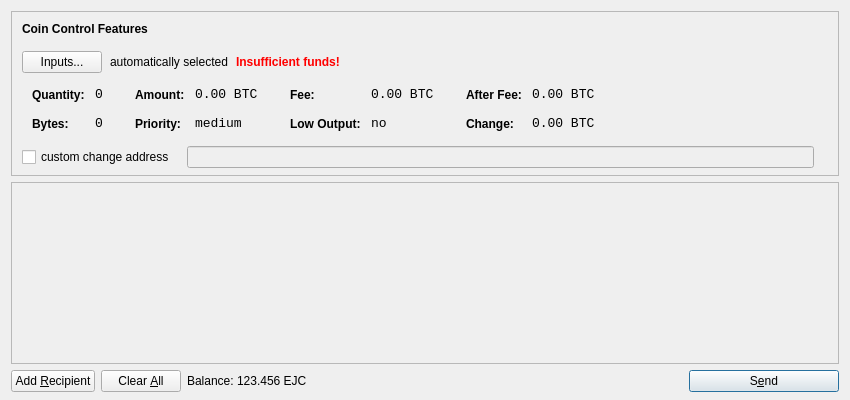
<?xml version="1.0" encoding="UTF-8"?>
<ui version="4.0">
 <class>SendCoinsDialog</class>
 <widget class="QDialog" name="SendCoinsDialog">
  <property name="geometry">
   <rect>
    <x>0</x>
    <y>0</y>
    <width>850</width>
    <height>400</height>
   </rect>
  </property>
  <property name="windowTitle">
   <string>Send Coins</string>
  </property>
  <layout class="QVBoxLayout" name="verticalLayout" stretch="0,1,0">
   <property name="bottomMargin">
    <number>8</number>
   </property>
   <item>
    <widget class="QFrame" name="frameCoinControl">
     <property name="sizePolicy">
      <sizepolicy hsizetype="Expanding" vsizetype="Expanding">
       <horstretch>0</horstretch>
       <verstretch>0</verstretch>
      </sizepolicy>
     </property>
     <property name="maximumSize">
      <size>
       <width>16777215</width>
       <height>16777215</height>
      </size>
     </property>
     <property name="frameShape">
      <enum>QFrame::StyledPanel</enum>
     </property>
     <property name="frameShadow">
      <enum>QFrame::Sunken</enum>
     </property>
     <layout class="QVBoxLayout" name="verticalLayoutCoinControl2">
      <property name="spacing">
       <number>-1</number>
      </property>
      <property name="leftMargin">
       <number>0</number>
      </property>
      <property name="topMargin">
       <number>0</number>
      </property>
      <property name="rightMargin">
       <number>0</number>
      </property>
      <property name="bottomMargin">
       <number>6</number>
      </property>
      <item>
       <layout class="QVBoxLayout" name="verticalLayoutCoinControl" stretch="0,0,0,0,1">
        <property name="spacing">
         <number>0</number>
        </property>
        <property name="leftMargin">
         <number>10</number>
        </property>
        <property name="topMargin">
         <number>10</number>
        </property>
        <item>
         <layout class="QHBoxLayout" name="horizontalLayoutCoinControl1">
          <property name="bottomMargin">
           <number>15</number>
          </property>
          <item>
           <widget class="QLabel" name="labelCoinControlFeatures">
            <property name="sizePolicy">
             <sizepolicy hsizetype="Preferred" vsizetype="Maximum">
              <horstretch>0</horstretch>
              <verstretch>0</verstretch>
             </sizepolicy>
            </property>
            <property name="font">
             <font>
              <weight>75</weight>
              <bold>true</bold>
             </font>
            </property>
            <property name="styleSheet">
             <string notr="true">font-weight:bold;</string>
            </property>
            <property name="text">
             <string>Coin Control Features</string>
            </property>
           </widget>
          </item>
         </layout>
        </item>
        <item>
         <layout class="QHBoxLayout" name="horizontalLayoutCoinControl2" stretch="0,0,0,0">
          <property name="spacing">
           <number>8</number>
          </property>
          <property name="bottomMargin">
           <number>10</number>
          </property>
          <item>
           <widget class="QPushButton" name="pushButtonCoinControl">
            <property name="styleSheet">
             <string notr="true"/>
            </property>
            <property name="text">
             <string>Inputs...</string>
            </property>
           </widget>
          </item>
          <item>
           <widget class="QLabel" name="labelCoinControlAutomaticallySelected">
            <property name="text">
             <string>automatically selected</string>
            </property>
            <property name="margin">
             <number>5</number>
            </property>
           </widget>
          </item>
          <item>
           <widget class="QLabel" name="labelCoinControlInsuffFunds">
            <property name="font">
             <font>
              <weight>75</weight>
              <bold>true</bold>
             </font>
            </property>
            <property name="styleSheet">
             <string notr="true">color:red;font-weight:bold;</string>
            </property>
            <property name="text">
             <string>Insufficient funds!</string>
            </property>
            <property name="margin">
             <number>5</number>
            </property>
           </widget>
          </item>
          <item>
           <spacer name="horizontalSpacerCoinControl">
            <property name="orientation">
             <enum>Qt::Horizontal</enum>
            </property>
            <property name="sizeHint" stdset="0">
             <size>
              <width>40</width>
              <height>1</height>
             </size>
            </property>
           </spacer>
          </item>
         </layout>
        </item>
        <item>
         <widget class="QWidget" name="widgetCoinControl" native="true">
          <property name="sizePolicy">
           <sizepolicy hsizetype="Preferred" vsizetype="Preferred">
            <horstretch>0</horstretch>
            <verstretch>0</verstretch>
           </sizepolicy>
          </property>
          <property name="minimumSize">
           <size>
            <width>0</width>
            <height>0</height>
           </size>
          </property>
          <property name="styleSheet">
           <string notr="true"/>
          </property>
          <layout class="QHBoxLayout" name="horizontalLayoutCoinControl5">
           <property name="margin">
            <number>0</number>
           </property>
           <item>
            <layout class="QHBoxLayout" name="horizontalLayoutCoinControl3" stretch="0,0,0,1">
             <property name="spacing">
              <number>20</number>
             </property>
             <property name="topMargin">
              <number>0</number>
             </property>
             <property name="bottomMargin">
              <number>10</number>
             </property>
             <item>
              <layout class="QFormLayout" name="formLayoutCoinControl1">
               <property name="horizontalSpacing">
                <number>10</number>
               </property>
               <property name="verticalSpacing">
                <number>14</number>
               </property>
               <property name="leftMargin">
                <number>10</number>
               </property>
               <property name="topMargin">
                <number>4</number>
               </property>
               <property name="rightMargin">
                <number>6</number>
               </property>
               <item row="0" column="0">
                <widget class="QLabel" name="labelCoinControlQuantityText">
                 <property name="styleSheet">
                  <string notr="true">font-weight:bold;</string>
                 </property>
                 <property name="text">
                  <string>Quantity:</string>
                 </property>
                 <property name="margin">
                  <number>0</number>
                 </property>
                </widget>
               </item>
               <item row="0" column="1">
                <widget class="QLabel" name="labelCoinControlQuantity">
                 <property name="font">
                  <font>
                   <family>Monospace</family>
                   <pointsize>10</pointsize>
                  </font>
                 </property>
                 <property name="cursor">
                  <cursorShape>IBeamCursor</cursorShape>
                 </property>
                 <property name="contextMenuPolicy">
                  <enum>Qt::ActionsContextMenu</enum>
                 </property>
                 <property name="text">
                  <string notr="true">0</string>
                 </property>
                 <property name="margin">
                  <number>0</number>
                 </property>
                 <property name="textInteractionFlags">
                  <set>Qt::LinksAccessibleByMouse|Qt::TextSelectableByKeyboard|Qt::TextSelectableByMouse</set>
                 </property>
                </widget>
               </item>
               <item row="1" column="0">
                <widget class="QLabel" name="labelCoinControlBytesText">
                 <property name="styleSheet">
                  <string notr="true">font-weight:bold;</string>
                 </property>
                 <property name="text">
                  <string>Bytes:</string>
                 </property>
                </widget>
               </item>
               <item row="1" column="1">
                <widget class="QLabel" name="labelCoinControlBytes">
                 <property name="font">
                  <font>
                   <family>Monospace</family>
                   <pointsize>10</pointsize>
                  </font>
                 </property>
                 <property name="cursor">
                  <cursorShape>IBeamCursor</cursorShape>
                 </property>
                 <property name="contextMenuPolicy">
                  <enum>Qt::ActionsContextMenu</enum>
                 </property>
                 <property name="text">
                  <string notr="true">0</string>
                 </property>
                 <property name="textInteractionFlags">
                  <set>Qt::LinksAccessibleByMouse|Qt::TextSelectableByKeyboard|Qt::TextSelectableByMouse</set>
                 </property>
                </widget>
               </item>
              </layout>
             </item>
             <item>
              <layout class="QFormLayout" name="formLayoutCoinControl2">
               <property name="horizontalSpacing">
                <number>10</number>
               </property>
               <property name="verticalSpacing">
                <number>14</number>
               </property>
               <property name="leftMargin">
                <number>6</number>
               </property>
               <property name="topMargin">
                <number>4</number>
               </property>
               <property name="rightMargin">
                <number>6</number>
               </property>
               <item row="0" column="0">
                <widget class="QLabel" name="labelCoinControlAmountText">
                 <property name="styleSheet">
                  <string notr="true">font-weight:bold;</string>
                 </property>
                 <property name="text">
                  <string>Amount:</string>
                 </property>
                 <property name="margin">
                  <number>0</number>
                 </property>
                </widget>
               </item>
               <item row="0" column="1">
                <widget class="QLabel" name="labelCoinControlAmount">
                 <property name="font">
                  <font>
                   <family>Monospace</family>
                   <pointsize>10</pointsize>
                  </font>
                 </property>
                 <property name="cursor">
                  <cursorShape>IBeamCursor</cursorShape>
                 </property>
                 <property name="contextMenuPolicy">
                  <enum>Qt::ActionsContextMenu</enum>
                 </property>
                 <property name="text">
                  <string notr="true">0.00 BTC</string>
                 </property>
                 <property name="textInteractionFlags">
                  <set>Qt::LinksAccessibleByMouse|Qt::TextSelectableByKeyboard|Qt::TextSelectableByMouse</set>
                 </property>
                </widget>
               </item>
               <item row="1" column="0">
                <widget class="QLabel" name="labelCoinControlPriorityText">
                 <property name="styleSheet">
                  <string notr="true">font-weight:bold;</string>
                 </property>
                 <property name="text">
                  <string>Priority:</string>
                 </property>
                </widget>
               </item>
               <item row="1" column="1">
                <widget class="QLabel" name="labelCoinControlPriority">
                 <property name="font">
                  <font>
                   <family>Monospace</family>
                   <pointsize>10</pointsize>
                  </font>
                 </property>
                 <property name="cursor">
                  <cursorShape>IBeamCursor</cursorShape>
                 </property>
                 <property name="contextMenuPolicy">
                  <enum>Qt::ActionsContextMenu</enum>
                 </property>
                 <property name="text">
                  <string>medium</string>
                 </property>
                 <property name="textInteractionFlags">
                  <set>Qt::LinksAccessibleByMouse|Qt::TextSelectableByKeyboard|Qt::TextSelectableByMouse</set>
                 </property>
                </widget>
               </item>
              </layout>
             </item>
             <item>
              <layout class="QFormLayout" name="formLayoutCoinControl3">
               <property name="horizontalSpacing">
                <number>10</number>
               </property>
               <property name="verticalSpacing">
                <number>14</number>
               </property>
               <property name="leftMargin">
                <number>6</number>
               </property>
               <property name="topMargin">
                <number>4</number>
               </property>
               <property name="rightMargin">
                <number>6</number>
               </property>
               <item row="0" column="0">
                <widget class="QLabel" name="labelCoinControlFeeText">
                 <property name="styleSheet">
                  <string notr="true">font-weight:bold;</string>
                 </property>
                 <property name="text">
                  <string>Fee:</string>
                 </property>
                 <property name="margin">
                  <number>0</number>
                 </property>
                </widget>
               </item>
               <item row="0" column="1">
                <widget class="QLabel" name="labelCoinControlFee">
                 <property name="font">
                  <font>
                   <family>Monospace</family>
                   <pointsize>10</pointsize>
                  </font>
                 </property>
                 <property name="cursor">
                  <cursorShape>IBeamCursor</cursorShape>
                 </property>
                 <property name="contextMenuPolicy">
                  <enum>Qt::ActionsContextMenu</enum>
                 </property>
                 <property name="text">
                  <string notr="true">0.00 BTC</string>
                 </property>
                 <property name="textInteractionFlags">
                  <set>Qt::LinksAccessibleByMouse|Qt::TextSelectableByKeyboard|Qt::TextSelectableByMouse</set>
                 </property>
                </widget>
               </item>
               <item row="1" column="0">
                <widget class="QLabel" name="labelCoinControlLowOutputText">
                 <property name="styleSheet">
                  <string notr="true">font-weight:bold;</string>
                 </property>
                 <property name="text">
                  <string>Low Output:</string>
                 </property>
                </widget>
               </item>
               <item row="1" column="1">
                <widget class="QLabel" name="labelCoinControlLowOutput">
                 <property name="font">
                  <font>
                   <family>Monospace</family>
                   <pointsize>10</pointsize>
                  </font>
                 </property>
                 <property name="cursor">
                  <cursorShape>IBeamCursor</cursorShape>
                 </property>
                 <property name="contextMenuPolicy">
                  <enum>Qt::ActionsContextMenu</enum>
                 </property>
                 <property name="text">
                  <string>no</string>
                 </property>
                 <property name="textInteractionFlags">
                  <set>Qt::LinksAccessibleByMouse|Qt::TextSelectableByKeyboard|Qt::TextSelectableByMouse</set>
                 </property>
                </widget>
               </item>
              </layout>
             </item>
             <item>
              <layout class="QFormLayout" name="formLayoutCoinControl4">
               <property name="horizontalSpacing">
                <number>10</number>
               </property>
               <property name="verticalSpacing">
                <number>14</number>
               </property>
               <property name="leftMargin">
                <number>6</number>
               </property>
               <property name="topMargin">
                <number>4</number>
               </property>
               <property name="rightMargin">
                <number>6</number>
               </property>
               <item row="0" column="0">
                <widget class="QLabel" name="labelCoinControlAfterFeeText">
                 <property name="styleSheet">
                  <string notr="true">font-weight:bold;</string>
                 </property>
                 <property name="text">
                  <string>After Fee:</string>
                 </property>
                 <property name="margin">
                  <number>0</number>
                 </property>
                </widget>
               </item>
               <item row="0" column="1">
                <widget class="QLabel" name="labelCoinControlAfterFee">
                 <property name="font">
                  <font>
                   <family>Monospace</family>
                   <pointsize>10</pointsize>
                  </font>
                 </property>
                 <property name="cursor">
                  <cursorShape>IBeamCursor</cursorShape>
                 </property>
                 <property name="contextMenuPolicy">
                  <enum>Qt::ActionsContextMenu</enum>
                 </property>
                 <property name="text">
                  <string notr="true">0.00 BTC</string>
                 </property>
                 <property name="textInteractionFlags">
                  <set>Qt::LinksAccessibleByMouse|Qt::TextSelectableByKeyboard|Qt::TextSelectableByMouse</set>
                 </property>
                </widget>
               </item>
               <item row="1" column="0">
                <widget class="QLabel" name="labelCoinControlChangeText">
                 <property name="styleSheet">
                  <string notr="true">font-weight:bold;</string>
                 </property>
                 <property name="text">
                  <string>Change:</string>
                 </property>
                </widget>
               </item>
               <item row="1" column="1">
                <widget class="QLabel" name="labelCoinControlChange">
                 <property name="font">
                  <font>
                   <family>Monospace</family>
                   <pointsize>10</pointsize>
                  </font>
                 </property>
                 <property name="cursor">
                  <cursorShape>IBeamCursor</cursorShape>
                 </property>
                 <property name="contextMenuPolicy">
                  <enum>Qt::ActionsContextMenu</enum>
                 </property>
                 <property name="text">
                  <string notr="true">0.00 BTC</string>
                 </property>
                 <property name="textInteractionFlags">
                  <set>Qt::LinksAccessibleByMouse|Qt::TextSelectableByKeyboard|Qt::TextSelectableByMouse</set>
                 </property>
                </widget>
               </item>
              </layout>
             </item>
            </layout>
           </item>
          </layout>
         </widget>
        </item>
        <item>
         <layout class="QHBoxLayout" name="horizontalLayoutCoinControl4" stretch="0,0,0">
          <property name="spacing">
           <number>12</number>
          </property>
          <property name="sizeConstraint">
           <enum>QLayout::SetDefaultConstraint</enum>
          </property>
          <property name="topMargin">
           <number>5</number>
          </property>
          <property name="rightMargin">
           <number>5</number>
          </property>
          <item>
           <widget class="QCheckBox" name="checkBoxCoinControlChange">
            <property name="text">
             <string>custom change address</string>
            </property>
           </widget>
          </item>
          <item>
           <widget class="QLineEdit" name="lineEditCoinControlChange">
            <property name="enabled">
             <bool>false</bool>
            </property>
            <property name="sizePolicy">
             <sizepolicy hsizetype="Expanding" vsizetype="Fixed">
              <horstretch>0</horstretch>
              <verstretch>0</verstretch>
             </sizepolicy>
            </property>
           </widget>
          </item>
          <item>
           <widget class="QLabel" name="labelCoinControlChangeLabel">
            <property name="sizePolicy">
             <sizepolicy hsizetype="Preferred" vsizetype="Expanding">
              <horstretch>0</horstretch>
              <verstretch>0</verstretch>
             </sizepolicy>
            </property>
            <property name="minimumSize">
             <size>
              <width>0</width>
              <height>0</height>
             </size>
            </property>
            <property name="text">
             <string/>
            </property>
            <property name="margin">
             <number>3</number>
            </property>
           </widget>
          </item>
         </layout>
        </item>
        <item>
         <spacer name="verticalSpacerCoinControl">
          <property name="orientation">
           <enum>Qt::Vertical</enum>
          </property>
          <property name="sizeHint" stdset="0">
           <size>
            <width>800</width>
            <height>1</height>
           </size>
          </property>
         </spacer>
        </item>
       </layout>
      </item>
     </layout>
    </widget>
   </item>
   <item>
    <widget class="QScrollArea" name="scrollArea">
     <property name="widgetResizable">
      <bool>true</bool>
     </property>
     <widget class="QWidget" name="scrollAreaWidgetContents">
      <property name="geometry">
       <rect>
        <x>0</x>
        <y>0</y>
        <width>830</width>
        <height>165</height>
       </rect>
      </property>
      <layout class="QVBoxLayout" name="verticalLayout_2">
       <property name="margin">
        <number>0</number>
       </property>
       <item>
        <layout class="QVBoxLayout" name="entries">
         <property name="spacing">
          <number>6</number>
         </property>
        </layout>
       </item>
       <item>
        <spacer name="verticalSpacer">
         <property name="orientation">
          <enum>Qt::Vertical</enum>
         </property>
         <property name="sizeHint" stdset="0">
          <size>
           <width>20</width>
           <height>40</height>
          </size>
         </property>
        </spacer>
       </item>
      </layout>
     </widget>
    </widget>
   </item>
   <item>
    <layout class="QHBoxLayout" name="horizontalLayout">
     <item>
      <widget class="QPushButton" name="addButton">
       <property name="toolTip">
        <string>Send to multiple recipients at once</string>
       </property>
       <property name="text">
        <string>Add &amp;Recipient</string>
       </property>
       <property name="icon">
        <iconset resource="../bitcoin.qrc">
         <normaloff>:/icons/add</normaloff>:/icons/add</iconset>
       </property>
       <property name="autoDefault">
        <bool>false</bool>
       </property>
      </widget>
     </item>
     <item>
      <widget class="QPushButton" name="clearButton">
       <property name="sizePolicy">
        <sizepolicy hsizetype="Minimum" vsizetype="Fixed">
         <horstretch>0</horstretch>
         <verstretch>0</verstretch>
        </sizepolicy>
       </property>
       <property name="toolTip">
        <string>Remove all transaction fields</string>
       </property>
       <property name="text">
        <string>Clear &amp;All</string>
       </property>
       <property name="icon">
        <iconset resource="../bitcoin.qrc">
         <normaloff>:/icons/remove</normaloff>:/icons/remove</iconset>
       </property>
       <property name="autoRepeatDelay">
        <number>300</number>
       </property>
       <property name="autoDefault">
        <bool>false</bool>
       </property>
      </widget>
     </item>
     <item>
      <layout class="QHBoxLayout" name="horizontalLayout_2">
       <property name="spacing">
        <number>3</number>
       </property>
       <item>
        <widget class="QLabel" name="label">
         <property name="text">
          <string>Balance:</string>
         </property>
        </widget>
       </item>
       <item>
        <widget class="QLabel" name="labelBalance">
         <property name="cursor">
          <cursorShape>IBeamCursor</cursorShape>
         </property>
         <property name="text">
          <string>123.456 EJC</string>
         </property>
         <property name="textInteractionFlags">
          <set>Qt::LinksAccessibleByMouse|Qt::TextSelectableByKeyboard|Qt::TextSelectableByMouse</set>
         </property>
        </widget>
       </item>
      </layout>
     </item>
     <item>
      <spacer name="horizontalSpacer">
       <property name="orientation">
        <enum>Qt::Horizontal</enum>
       </property>
       <property name="sizeHint" stdset="0">
        <size>
         <width>40</width>
         <height>20</height>
        </size>
       </property>
      </spacer>
     </item>
     <item>
      <widget class="QPushButton" name="sendButton">
       <property name="minimumSize">
        <size>
         <width>150</width>
         <height>0</height>
        </size>
       </property>
       <property name="toolTip">
        <string>Confirm the send action</string>
       </property>
       <property name="text">
        <string>S&amp;end</string>
       </property>
       <property name="icon">
        <iconset resource="../bitcoin.qrc">
         <normaloff>:/icons/send</normaloff>:/icons/send</iconset>
       </property>
       <property name="default">
        <bool>true</bool>
       </property>
      </widget>
     </item>
    </layout>
   </item>
  </layout>
 </widget>
 <resources>
  <include location="../bitcoin.qrc"/>
 </resources>
 <connections/>
</ui>
